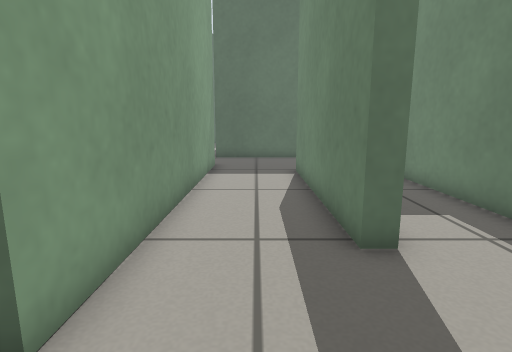
[1] (above)

16 first-person views from a walk through a robot-simulator world made for Gazebo. The camera is 0.5 m above the floor, tilts 10° down and sees 80° across. The floor is counted in squares, 0.25 m on a side. Each view is taken from the middle of a square. On the plan, view 1 faces up. The plan holds only what a view shows up to about 17 squares ahead; the rest is blank.

[2]
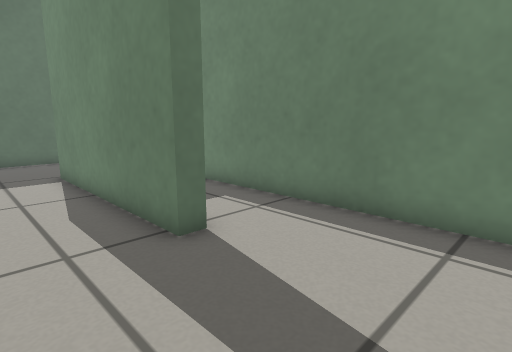

[3]
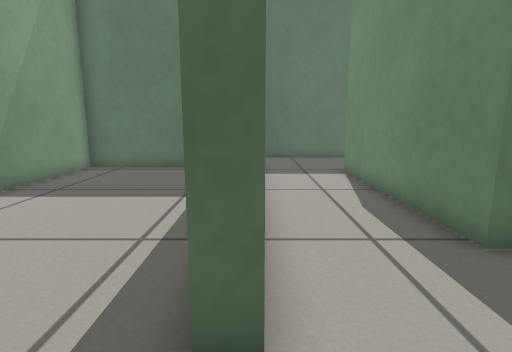

[4]
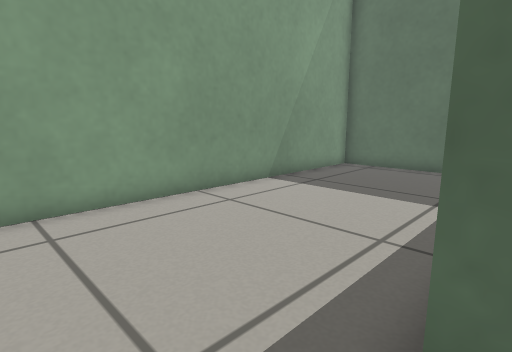

[5]
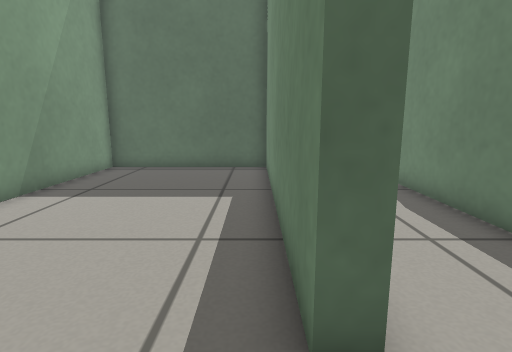

[6]
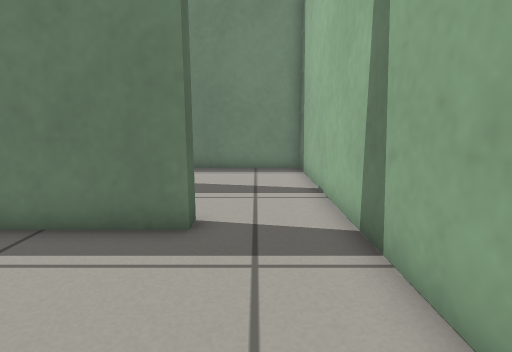

[7]
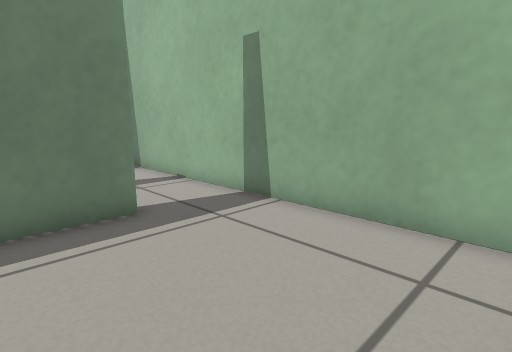

[8]
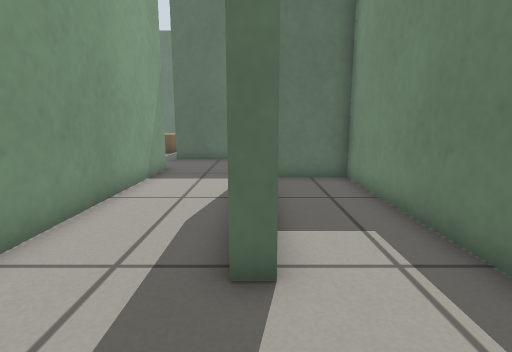

[9]
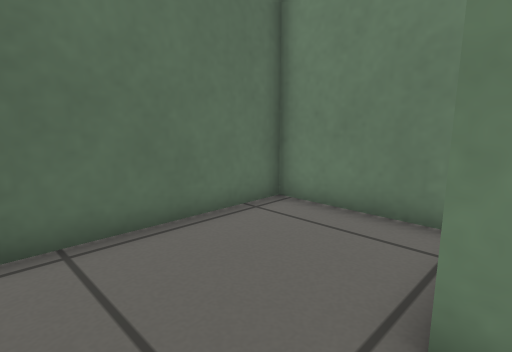

[10]
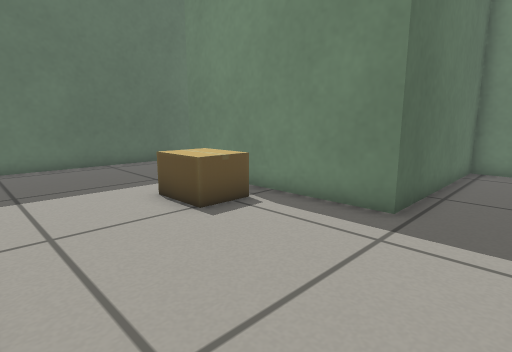

[11]
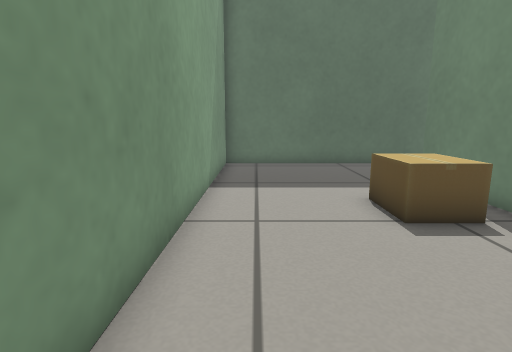

[12]
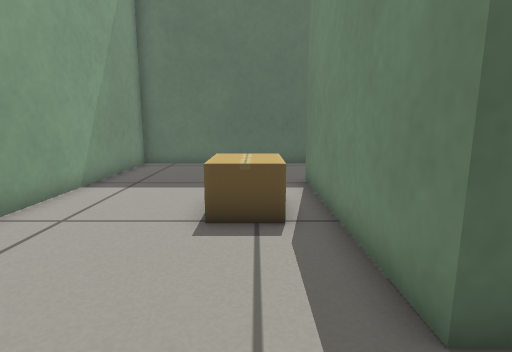

[13]
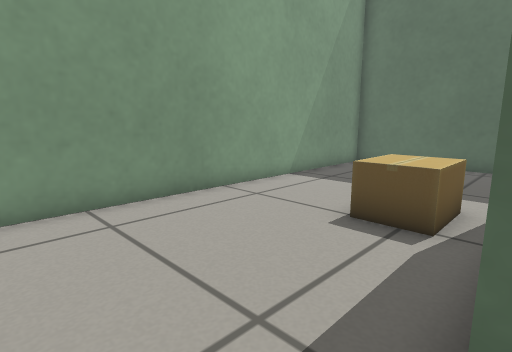

[14]
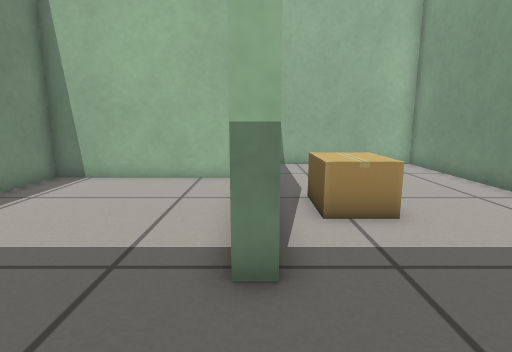

[15]
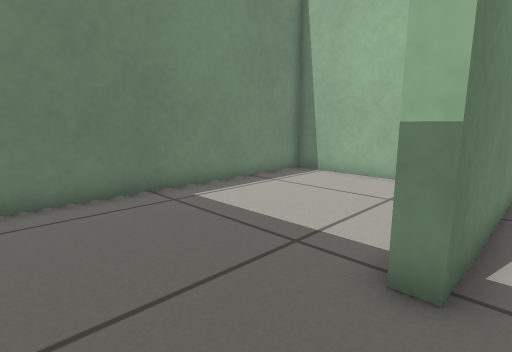

[16]
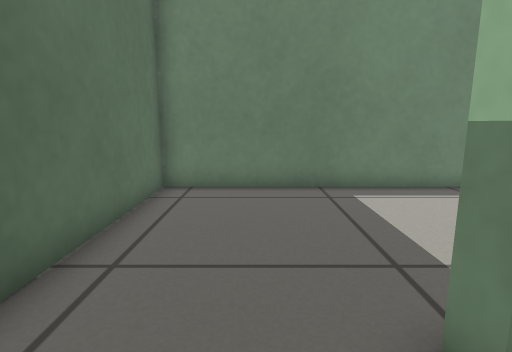

### Floor plan
Ten units are one square. View 1 is at (0, 0); x grows to the right and y downward. Boxes are objects, and circles mark ways between rooms. Rooms are numbered by the first view taken in them; rooms with no view inside come last. Other rooms are left out.
<svg viewBox="-100 -304 158 318">
<path fill="none" stroke="#000" d="M24 -46 17 -46 17 -126M-19 -142 -19 -22M53 -134 53 -174 -23 -174M-14 9 26 9M-19 -22 -25 -22 -25 -136 -95 -136 -95 -5M-88 9 -14 9M-23 -174 -23 -254 -16 -254M-16 -299 -95 -299 -95 -142 -31 -142M-11 -180 53 -180 53 -299 -16 -299M26 9 53 9 53 -120 27 -120"/>
<rect x="-55" y="-235" width="20" height="30" fill="#bbb"><title>cardboard box</title></rect>
<circle cx="-20" cy="-10" r="3" fill="#2a7"/>
<circle cx="-20" cy="-160" r="3" fill="#2a7"/>
<circle cx="20" cy="-20" r="3" fill="#2a7"/>
<circle cx="-20" cy="-275" r="3" fill="#2a7"/>
<text x="10" y="-90">1</text>
<text x="-60" y="-60">2</text>
<text x="-60" y="-220">3</text>
<text x="10" y="-240">4</text>
<text x="30" y="-60">5</text>
</svg>
Room 1 opens to room 2. Room 1 opens to room 3. Room 1 opens to room 5. Room 3 opens to room 4.

Where each view was taken, in squares from view 1:
view 1: 0 up, 0 right, facing up
view 2: 0 up, 1 left, facing up-right
view 3: 0 up, 2 left, facing up
view 4: 0 up, 2 left, facing up-left
view 5: 0 up, 3 left, facing up
view 6: 1 up, 8 left, facing right
view 7: 5 up, 9 left, facing down-right
view 8: 1 up, 2 right, facing up
view 9: 12 up, 1 left, facing up-right
view 10: 15 up, 9 left, facing up-right
view 11: 15 up, 8 left, facing up
view 12: 15 up, 4 left, facing up
view 13: 15 up, 2 left, facing up-left
view 14: 29 up, 2 left, facing down
view 15: 29 up, 3 left, facing down-right
view 16: 27 up, 4 left, facing right
